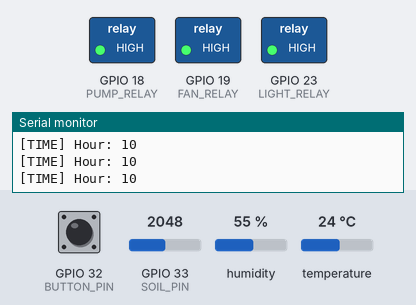
The sketch below on a simulated ESP32. On the bench: switched loads named in the sketch (green lamp = pin HIGH), the last lines printed to the serial monitor. Dashed ring = blinking. The test bench sets the inputs (shaded band); at power-on: GPIO 32 (BUTTON_PIN) HIGH, temperature 24 °C, GPIO 33 (SOIL_PIN) = 2048, humidity 55 %. WiFi joins after 1.5 s; servers stay silent unless stated; the local clock reads 2024-03-15 10:24:30 at power-on unless the sketch sets it.

Above: at 2.7 s.
2.8 s: GPIO 32 (BUTTON_PIN) pulled LOW for 3.2 s
At 4.4 s:
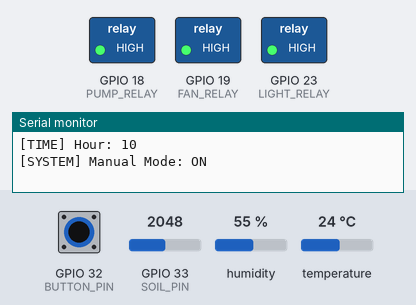
7.8 s: temperature set to 29 °C
10.8 s: temperature set to 32 °C
At 12.8 s:
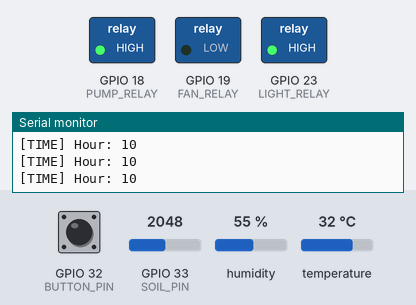
13.2 s: GPIO 33 (SOIL_PIN) set to 2137
18.0 s: GPIO 33 (SOIL_PIN) set to 2266
At 21.0 s:
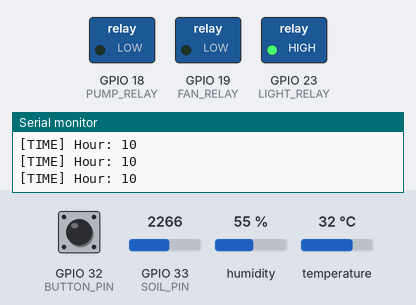
21.3 s: temperature set to 12 °C
At 22.4 s:
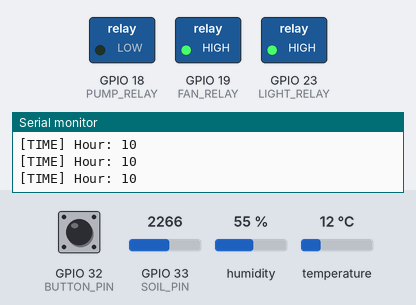
Timing chart, 0 to 24.3 s (numbered marks = the images above; inputs shaded):
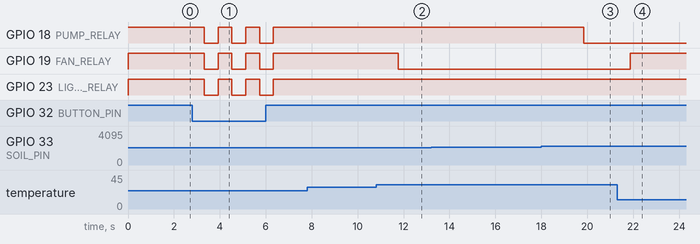

Measured:
- the behaviour switches between 30 and 31 °C on temperature (found by bisection; images 1 and 2)
- the behaviour switches between 2200 and 2201 on GPIO 33 (SOIL_PIN) (found by bisection; images 2 and 3)
- after the input at 2.8 s, GPIO 18 (PUMP_RELAY), GPIO 19 (FAN_RELAY), GPIO 23 (LIGHT_RELAY): alternates HIGH for 0.60 s and LOW for 0.60 s, 6 changes in all, then stays HIGH, starting after 0.53 s
- after the input at 10.8 s, GPIO 19 (FAN_RELAY): HIGH → LOW after 0.96 s
- after the input at 18.0 s, GPIO 18 (PUMP_RELAY): HIGH → LOW after 1.9 s
- after the input at 21.3 s, GPIO 19 (FAN_RELAY): LOW → HIGH after 0.58 s

The sketch:

smartFarm.ino
```cpp
#include <WiFi.h>
#include "time.h"
#include "DHT.h"
#include <WebSocketsClient.h>

// ---------------- WIFI CONFIG ----------------
const char* ssid = "4GMIFI_3131";
const char* password = "1234567890";

WebSocketsClient webSocket;

// ---------------- SERVER CONFIG ----------------
// ⚠️ CHANGE THIS to your Node.js server IP
const char* ws_host = "192.168.1.100";
const uint16_t ws_port = 5001;
const char* ws_path = "/ws";

// ---------------- TIME CONFIG ----------------
const char* ntpServer = "pool.ntp.org";
const long gmtOffset_sec = 7 * 3600;
const int daylightOffset_sec = 0;

// ---------------- PIN DEFINITIONS ----------------
#define DHTPIN 14
#define SOIL_PIN 33
#define PUMP_RELAY 18
#define FAN_RELAY 19
#define LIGHT_RELAY 23
#define BUTTON_PIN 32

#define DHTTYPE DHT11

// ---------------- GLOBAL VARIABLES ----------------
volatile bool manualOverride = false;
float currentTemp = 0;
float currentHumidity = 0;
int currentSoil = 0;
String hardwareId = "";

DHT dht(DHTPIN, DHTTYPE);

// Task Handles
TaskHandle_t SensorTaskHandle;
TaskHandle_t ControlTaskHandle;
TaskHandle_t SendTaskHandle;

// ---------------- WEBSOCKET EVENT ----------------
void webSocketEvent(WStype_t type, uint8_t * payload, size_t length) {
  switch(type) {

    case WStype_CONNECTED:
      Serial.println("[WS] Connected to server");
      // Send discovery handshake so backend registers this device
      {
        String discovery = "{";
        discovery += "\"type\":\"discovery\",";
        discovery += "\"hardware_id\":\"" + hardwareId + "\",";
        discovery += "\"zones\":1,";
        discovery += "\"has_dht\":true,";
        discovery += "\"has_light\":false";
        discovery += "}";
        webSocket.sendTXT(discovery);
        Serial.println("[WS] Sent discovery: " + discovery);
      }
      break;

    case WStype_DISCONNECTED:
      Serial.println("[WS] Disconnected");
      break;

    case WStype_TEXT:
      Serial.printf("[WS RECEIVED] %s\n", payload);
      // Simple example: Use a JSON library (like ArduinoJson) to parse
      // Or a quick string check for your project demo:
      String message = (char*)payload;

      if (message.indexOf("\"command\":\"PUMP_ON\"") >= 0) {
          manualOverride = true;
          digitalWrite(PUMP_RELAY, LOW); // Turn on pump
      }
      else if (message.indexOf("\"command\":\"PUMP_OFF\"") >= 0) {
          digitalWrite(PUMP_RELAY, HIGH); // Turn off pump
      }
      break;
  }
}

// ---------------- SENSOR TASK ----------------
void readSensorsTask(void *pvParameters) {
  for (;;) {
    currentTemp = dht.readTemperature();
    currentHumidity = dht.readHumidity();
    currentSoil = analogRead(SOIL_PIN);

    Serial.printf("[SENSORS] Temp: %.1f | Humidity: %.1f | Soil: %d\n", currentTemp, currentHumidity, currentSoil);

    vTaskDelay(2000 / portTICK_PERIOD_MS);
  }
}

// ---------------- CONTROL TASK ----------------
void controlLogicTask(void *pvParameters) {
  for (;;) {

    // -------- BUTTON TOGGLE --------
    if (digitalRead(BUTTON_PIN) == LOW) {
      manualOverride = !manualOverride;

      Serial.print("[SYSTEM] Manual Mode: ");
      Serial.println(manualOverride ? "ON" : "OFF");

      vTaskDelay(500 / portTICK_PERIOD_MS);
    }

    if (manualOverride) {
      // FORCE ALL ON
      digitalWrite(PUMP_RELAY, LOW);
      digitalWrite(FAN_RELAY, LOW);
      digitalWrite(LIGHT_RELAY, LOW);

    } else {

      // -------- FAN LOGIC --------
      if (currentTemp > 30.0) {
        digitalWrite(FAN_RELAY, LOW);
      } else {
        digitalWrite(FAN_RELAY, HIGH);
      }

      // -------- PUMP LOGIC --------
      if (currentSoil > 2200) {
        digitalWrite(PUMP_RELAY, LOW);
      } else {
        digitalWrite(PUMP_RELAY, HIGH);
      }

      // -------- LIGHT LOGIC --------
      struct tm timeinfo;

      if (getLocalTime(&timeinfo)) {
        int hour = timeinfo.tm_hour;

        Serial.printf("[TIME] Hour: %d\n", hour);

        // Night: 6PM → 6AM
        if (hour >= 18 || hour < 6) {
          digitalWrite(LIGHT_RELAY, LOW);
        } else {
          digitalWrite(LIGHT_RELAY, HIGH);
        }
      } else {
        Serial.println("[ERROR] Failed to get time");
      }
    }

    vTaskDelay(100 / portTICK_PERIOD_MS);
  }
}

// ---------------- SEND DATA TASK ----------------
void sendDataTask(void *pvParameters) {
  for (;;) {

    String json = "{";
    json += "\"hardware_id\":\"" + hardwareId + "\",";
    json += "\"zone_id\":1,";
    json += "\"temperature\":" + String(currentTemp) + ",";
    json += "\"humidity\":" + String(currentHumidity) + ",";
    json += "\"moisture_1\":" + String(currentSoil) + ",";
    json += "\"light_lux\":0,";
    json += "\"pump\":" + String(digitalRead(PUMP_RELAY) == LOW ? "true" : "false") + ",";
    json += "\"fan\":" + String(digitalRead(FAN_RELAY) == LOW ? "true" : "false") + ",";
    json += "\"light\":" + String(digitalRead(LIGHT_RELAY) == LOW ? "true" : "false");
    json += "}";

    webSocket.sendTXT(json);

    Serial.println("[WS SEND] " + json);

    vTaskDelay(5000 / portTICK_PERIOD_MS);
  }
}

// ---------------- SETUP ----------------
void setup() {
  Serial.begin(115200);

  pinMode(PUMP_RELAY, OUTPUT);
  pinMode(FAN_RELAY, OUTPUT);
  pinMode(LIGHT_RELAY, OUTPUT);
  pinMode(BUTTON_PIN, INPUT_PULLUP);

  // Initial OFF (Active LOW)
  digitalWrite(PUMP_RELAY, HIGH);
  digitalWrite(FAN_RELAY, HIGH);
  digitalWrite(LIGHT_RELAY, HIGH);

  dht.begin();

  // -------- WIFI CONNECT --------
  // Connect first so WiFi.macAddress() is available

  WiFi.begin(ssid, password);
  Serial.print("Connecting to WiFi");

  while (WiFi.status() != WL_CONNECTED) {
    delay(500);
    Serial.print(".");
  }

  Serial.println("\nConnected!");

  // -------- HARDWARE ID (MAC ADDRESS) --------
  hardwareId = WiFi.macAddress();
  hardwareId.replace(":", "");  // "A1B2C3D4E5F6"
  Serial.println("Hardware ID: " + hardwareId);

  // -------- TIME INIT --------
  configTime(gmtOffset_sec, daylightOffset_sec, ntpServer);

  // -------- WEBSOCKET INIT --------
  webSocket.begin(ws_host, ws_port, ws_path);
  webSocket.onEvent(webSocketEvent);
  webSocket.setReconnectInterval(5000);

  // -------- TASKS --------
  xTaskCreate(readSensorsTask, "SensorTask", 3000, NULL, 1, &SensorTaskHandle);
  xTaskCreate(controlLogicTask, "ControlTask", 4000, NULL, 1, &ControlTaskHandle);
  xTaskCreate(sendDataTask, "SendTask", 4000, NULL, 1, &SendTaskHandle);
}

// ---------------- LOOP ----------------
void loop() {
  webSocket.loop();
}
```
